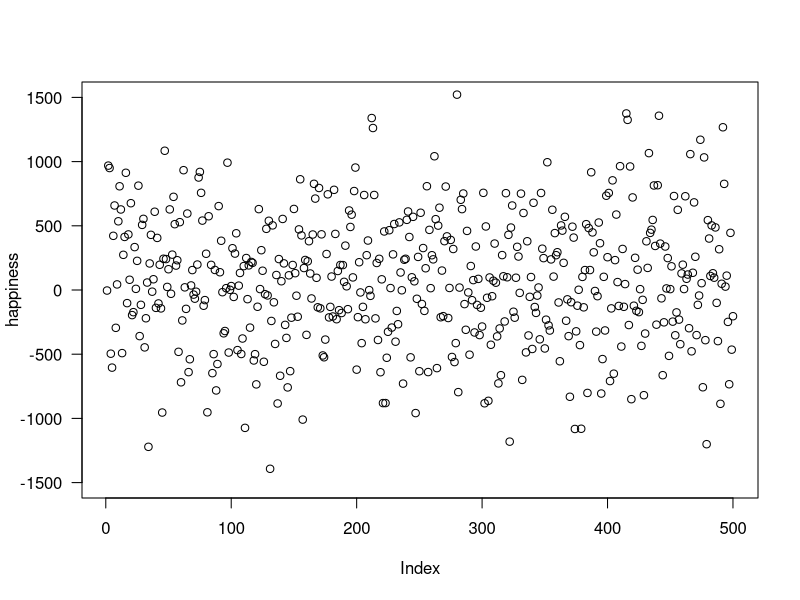
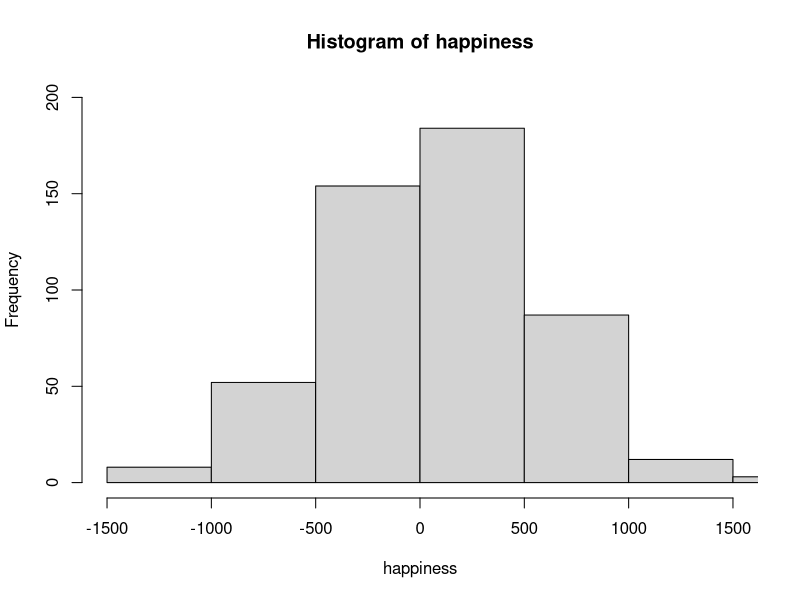
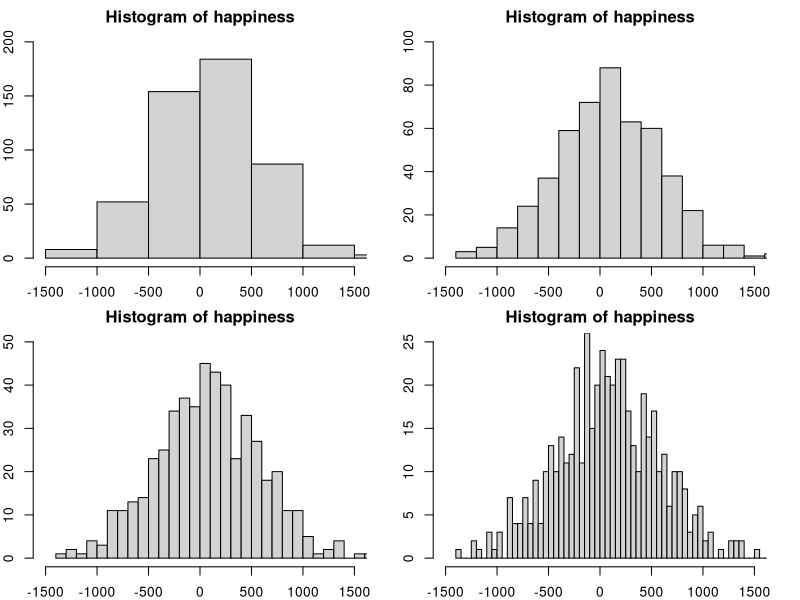
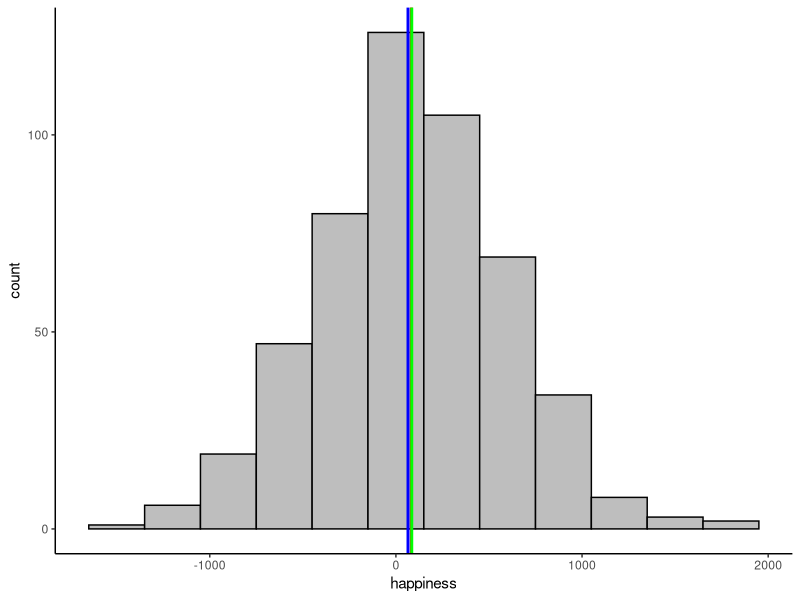
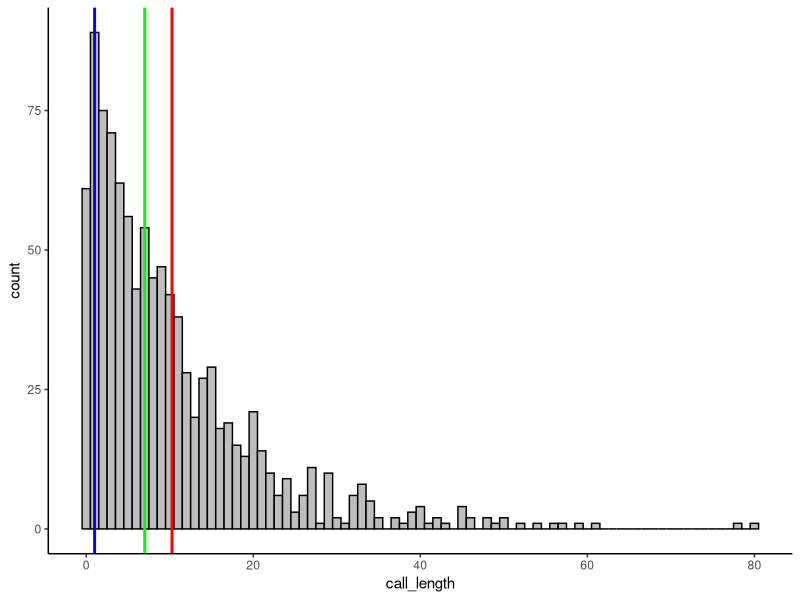
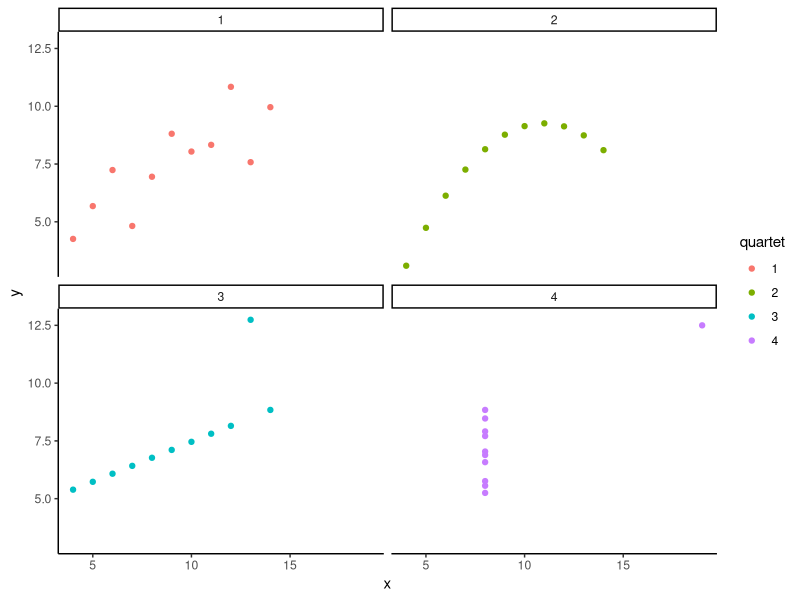

Here is the R script that generated these plots, in order: (Note: this script raises an error after producing the figures.)
## ---- chunk 1
knitr::kable(
  rbind(c("", "continuous", "discrete"),
        c("nominal", "", "$\\checkmark$"),
        c("ordinal", "", "$\\checkmark$"),
        c("interval", "$\\checkmark$", "$\\checkmark$"),
        c("ratio", "$\\checkmark$", "$\\checkmark$")
    
  )
  , caption = 'The relationship between the scales of measurement and the discrete/continuity distinction. Cells with a tick mark correspond to things that are possible.', align="lcc",
  booktabs = TRUE
)
## ---- chunk 2
happiness<-rnorm(500,100,500)
knitr::kable(matrix(round(happiness,digits=2),ncol=10,nrow=50))
## ---- chunk 3
plot(happiness,ylim=c(-1500,1500),las=1)
## ---- chunk 4
hist(happiness,breaks=6,ylim=c(0,200), xlim=(c(-1500,1500)))
## ---- chunk 5

par(mfrow=c(2,2),mar=c(2,2,2,2))
g1 <- hist(happiness,breaks=6,ylim=c(0,200),xlim=(c(-1500,1500)))
g2 <- hist(happiness,breaks=12,ylim=c(0,100),xlim=(c(-1500,1500)))
g3 <- hist(happiness,breaks=24,ylim=c(0,50),xlim=(c(-1500,1500)))
g4 <- hist(happiness,breaks=48,ylim=c(0,25),xlim=(c(-1500,1500)))

## ---- chunk 6
library(ggplot2)

dens_mode <- function(x) {
    den <- density(x, kernel=c("gaussian"))
        ( den$x[den$y==max(den$y)] )   
}  

df_hap <- data.frame(happiness)
ggplot(df_hap, aes(x = happiness)) + geom_histogram(binwidth = 300,color="black", fill="grey") +
    geom_vline(xintercept=mean(happiness), color="red", size=1)+
  geom_vline(xintercept=median(happiness), color="green", size=1)+
  geom_vline(xintercept=dens_mode(happiness), color="blue", size=1)+
  expand_limits(x = c(-1500, 1500)) +
  theme_classic() 

## ---- chunk 7

x_mode <- function(x) {
  ux <- unique(x)
  ux[which.max(tabulate(match(x, ux)))]
}

call_length <-round(rexp(1000,.1),digits=0)

# translated from qplot to ggplot so bins line up
df_call = data.frame(call_length)
ggplot(df_call, aes(x = call_length)) + geom_histogram(binwidth = 1,color="black", fill="grey") +
    geom_vline(xintercept=mean(call_length), color="red", size=1)+
  geom_vline(xintercept=median(call_length), color="green", size=1)+
  geom_vline(xintercept=x_mode(call_length), color="blue", size=1)+
  theme_classic()

## ---- chunk 8
numbers<-c(1, 3, 4, 5, 5, 6, 7, 8, 9, 24)
mat<-matrix(rep(numbers,10),ncol=10)
differences<-t(mat)-numbers
row.names(differences)<-numbers
colnames(differences)<-numbers
knitr::kable(differences,row.names=T)

## ---- chunk 9
numbers<-c(1, 2,3)
mat<-matrix(rep(numbers,3),ncol=3)
differences<-t(mat)-numbers
row.names(differences)<-numbers
colnames(differences)<-numbers
knitr::kable(differences, row.names=T)
## ---- chunk 10
library(dplyr)
scores<-1:6
values<-c(1,6,4,2,6,8)
mean_scores<-mean(values)
difference_from_mean<-values-mean_scores
the_df<-data.frame(scores,values,mean=rep(mean_scores,6),difference_from_mean)

the_df <- the_df %>%
  rbind(c("Sums",colSums(the_df[1:6,2:4]))) %>%
  rbind(c("Means",colMeans(the_df[1:6,2:4])))
knitr::kable(the_df)

## ---- chunk 11
scores<-1:6
values<-c(1,6,4,2,6,8)
mean_scores<-mean(values)
difference_from_mean<-values-mean_scores
squared_deviations <- difference_from_mean^2
the_df<-data.frame(scores,values,mean=rep(mean_scores,6),difference_from_mean,squared_deviations)

the_df <- the_df %>%
  rbind(c("Sums",colSums(the_df[1:6,2:5]))) %>%
  rbind(c("Means",colMeans(the_df[1:6,2:5])))
knitr::kable(the_df)

## ---- chunk 12
scores<-1:6
values<-c(1,6,4,2,6,8)
mean_scores<-mean(values)
difference_from_mean<-values-mean_scores
squared_deviations <- difference_from_mean^2
the_df<-data.frame(scores,values,mean=rep(mean_scores,6),difference_from_mean,squared_deviations)

the_df <- the_df %>%
  rbind(c("Sums",colSums(the_df[1:6,2:5]))) %>%
  rbind(c("Means",colMeans(the_df[1:6,2:5])))
knitr::kable(the_df)

## ---- chunk 13
library(data.table)
ac <- fread("data/anscombe.txt")
ac<-as.data.frame(ac)

ac_long<-data.frame(x=c(ac[,1],
                        ac[,3],
                        ac[,5],
                        ac[,7]),
                    y=c(ac[,2],
                        ac[,4],
                        ac[,6],
                        ac[,8]),
                    quartet = as.factor(rep(1:4,each=11))
                        )

ggplot(ac_long, aes(x=x, y=y, color=quartet))+
  geom_point()+
  theme_classic()+
  facet_wrap(~quartet)


## ---- chunk 14
library(dplyr)

ac_long_summary <- ac_long %>%
                    dplyr::group_by(quartet) %>%
                    dplyr::summarise(mean_x = mean(x),
                              var_x = var(x),
                              mean_y = mean(y),
                              var_y = var(y))

knitr::kable(ac_long_summary)

## ---- chunk 15

if (knitr:::is_latex_output()) {
  knitr::include_graphics("figures/gifs/Datasaurus.png")
} else {
  knitr::include_graphics("figures/gifs/Datasaurus.gif")
}

